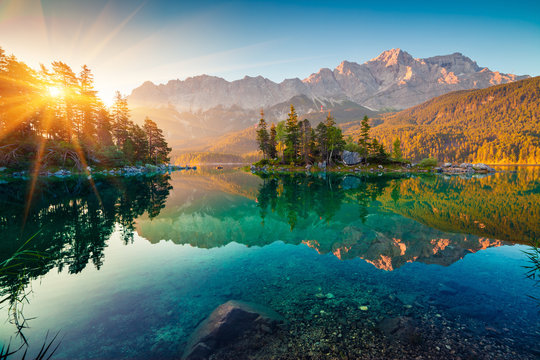
#> input picture day1/nature beauty.jpg, 540 x 360 px
$ python practice.py
#> lines starting #> are read from the running program, lines starting #| are printed output that depends on the picture
import cv2
import matplotlib.pyplot as plt
img = cv2.imread("nature beauty.jpg")
#> img is the input picture: shape (360, 540, 3); mean B, G, R 108.5, 118.4, 99.7
print(img.shape)
#| (360, 540, 3)
rec=cv2.rectangle(img,(50,50),(200,100),(255,0,0),2)
plt.imshow( cv2.cvtColor(rec,cv2.COLOR_BGR2RGB))
plt.show()
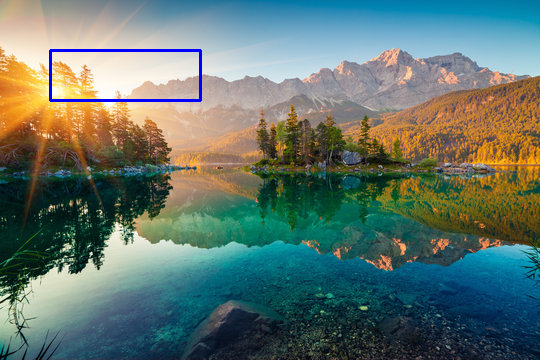
#> shown: shape (360, 540, 3); mean R, G, B 98.3, 117.1, 108.9
